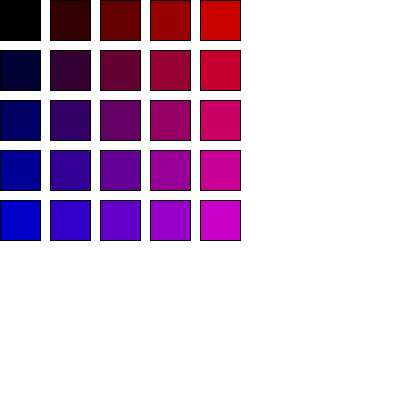
Frame 1 (no input)
Frame 60 (the mouse pressed at the canvas centre just before this capture): identical to frame 1, image omitted
Frame 120 (the mouse held since frame 60 and released just before this capture): identical to frame 1, image omitted

The Processing sketch that drew this single still picture (run headless with seeded random() and noise(); from frame 60 on, the mouse is pressed at the canvas centre):

// Processing sketch: Loop_VII
// ── Loop_VII.pde

int xOffset=0;

color bodycolor=color(38, 38, 200);
color trianglecolor=color(250, 100, 100);


void setup() {
  size(400, 400);
}


void draw() {
  background(255);

  // erstelle zwei Variablen zur spÃ¤teren 
  // Ablage der Positionen
  float x;
  float y;


  //Matrix Zeile
  for (int i=0; i <5; i++) {

    //Matrix spalte
    for (int k=0; k <5; k++) {


      // DIESER TEIL WIRD FÜR JEDEN 
      // KREIS AUSGEFüHRT!

      // Berechnung der Position
      x = i * 50;
      y = k *50;

      // bestimme die FÃ¼llfarbe und zeichne 
      // anschlieÃŸend die Ellipse
      fill (i * 50, 0, k * 50);
      rect (x, y, 40, 40);
    }
  }
}
